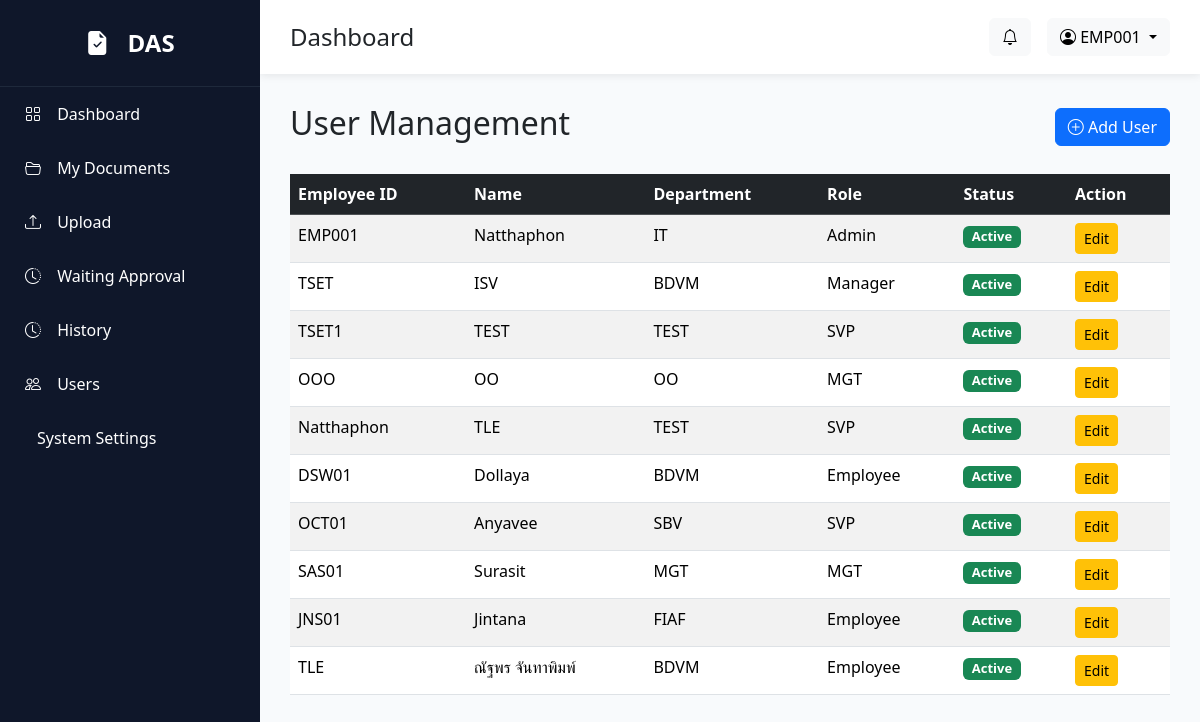
The page /users (signed in) on the database as committed earlier.
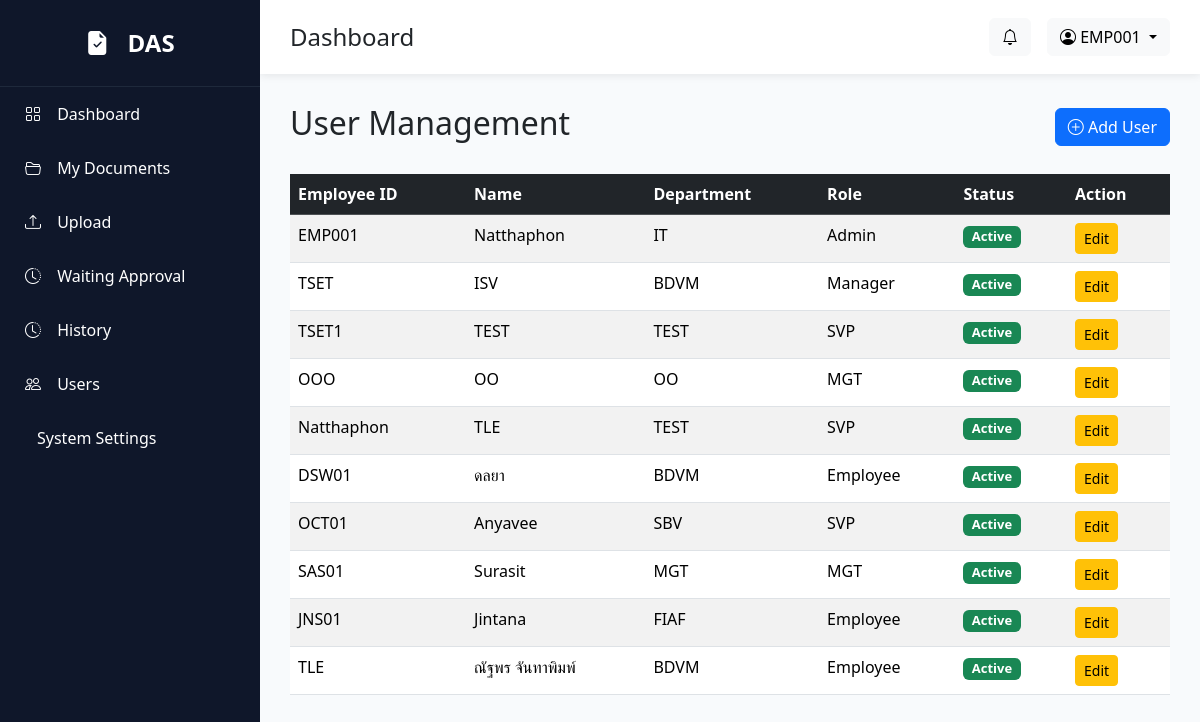
The same page on the database as committed later.
### models/user.py (models this page shows)
class User(UserMixin, db.Model):
    __tablename__ = "users"
    id = db.Column(db.Integer, primary_key=True)
    employee_id = db.Column(db.String(20), unique=True, nullable=False)
    fullname = db.Column(db.String(200), nullable=False)
    username = db.Column(db.String(100), unique=True)
    password = db.Column(db.String(255), nullable=False)
    email = db.Column(db.String(150))
    department = db.Column(db.String(100))
    position = db.Column(db.String(100))
    role = db.Column(db.String(50), default="Employee")
    status = db.Column(db.String(20), default="Active")
    created_at = db.Column(db.DateTime, default=datetime.utcnow)
    approval_steps = db.relationship(
        "ApprovalStep",
        backref="approver",
        lazy=True
    )

### routes/user.py (the view)
@user_bp.route("/users")
@login_required
def users():
    if current_user.role != "Admin":
        abort(403)
    users = User.query.all()
    return render_template(
        "users/list.html",
        users=users
    )

### app.py (called while the page is built)
@login_manager.user_loader
def load_user(user_id):
    return User.query.get(int(user_id))

### templates/users/list.html (shortened to what this page needs)
{% extends 'layout/base.html' %}
{% block content %}
<div class="d-flex justify-content-between align-items-center mb-4">
    <h2>User Management</h2>
    <button class="btn btn-primary" data-bs-toggle="modal" data-bs-target="#addUserModal">
        <i class="bi bi-plus-circle"></i>
        Add User
    </button>
</div>
<table class="table table-striped table-hover">
    <thead class="table-dark">
        <tr>
            <th>Employee ID</th>
            <th>Name</th>
            <th>Department</th>
            <th>Role</th>
            <th>Status</th>
            <th>Action</th>
        </tr>
    </thead>
    <tbody>
        {% for user in users %}
        <tr>
            <td>{{ user.employee_id }}</td>
            <td>{{ user.fullname }}</td>
            <td>{{ user.department }}</td>
            <td>{{ user.role }}</td>
            <td>
                {% if user.status == "Active" %}
                <span class="badge bg-success">
                    Active
                </span>
                {% else %}
                <span class="badge bg-danger">
                    Inactive
                </span>
                {% endif %}
            </td>
            <td>
                <button
                    class="btn btn-warning btn-sm"
                    data-bs-toggle="modal"
                    data-bs-target="#editUserModal"
                    data-id="{{ user.id }}"
                    data-fullname="{{ user.fullname }}"
                    data-department="{{ user.department }}"
                    data-position="{{ user.position }}"
                    data-role="{{ user.role }}"
                    data-status="{{ user.status }}"
                >
                    Edit
                </button>
            </td>
        </tr>
        {% endfor %}
    </tbody>
</table>
{% endblock %}

Rows that differ between the two databases and show on the page:
changed User "DSW01": fullname "Dollaya" → "ดลยา"
